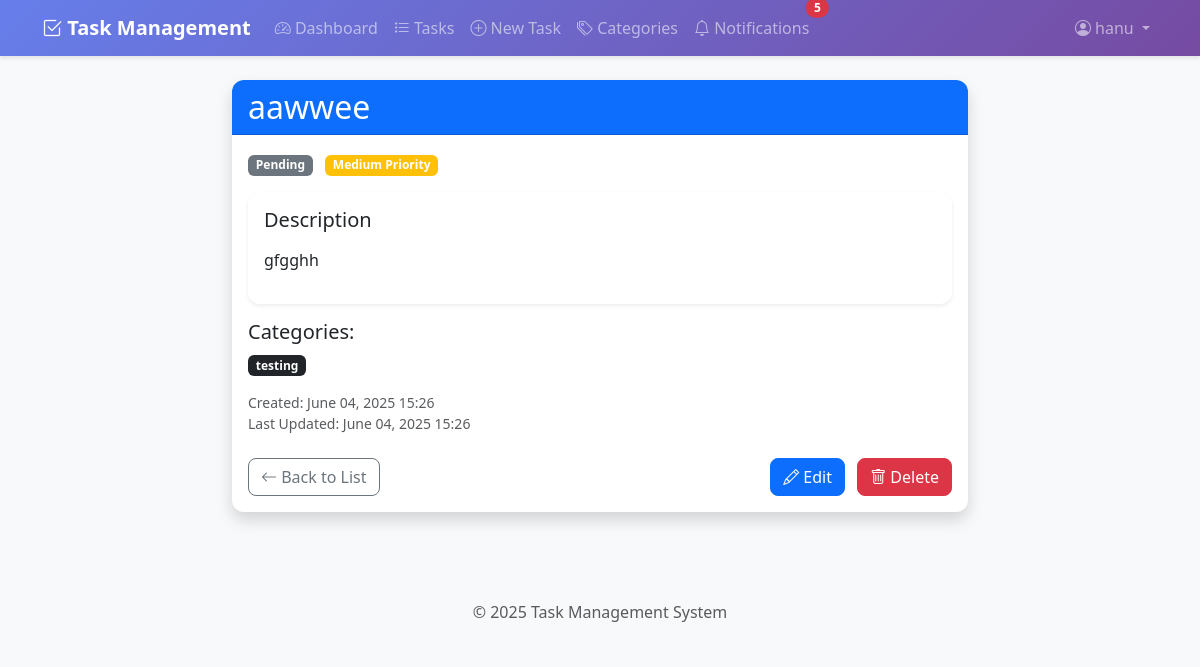
Page /tasks/13/ (signed in) on the committed database.
### tasks/models.py (models this page shows, shortened)
class Task(models.Model):
    PRIORITY_CHOICES = (
        ("low", "Low"),
        ("medium", "Medium"),
        ("high", "High"),
    )
    STATUS_CHOICES = (
        ("pending", "Pending"),
        ("in_progress", "In Progress"),
        ("completed", "Completed"),
    )
    title = models.CharField(max_length=200)
    description = models.TextField(blank=True, null=True)
    priority = models.CharField(
        max_length=10, choices=PRIORITY_CHOICES, default="medium"
    )
    due_date = models.DateTimeField(blank=True, null=True)
    status = models.CharField(max_length=20, choices=STATUS_CHOICES, default="pending")
    categories = models.ManyToManyField(Category, related_name="tasks", blank=True)
    user = models.ForeignKey(User, on_delete=models.CASCADE, related_name="tasks")
    created_at = models.DateTimeField(auto_now_add=True)
    updated_at = models.DateTimeField(auto_now=True)

class Category(models.Model):
    name = models.CharField(max_length=100)
    user = models.ForeignKey(User, on_delete=models.CASCADE, related_name="categories")
    class Meta:
        verbose_name_plural = "Categories"
        unique_together = ["name", "user"]

### tasks/views.py (the view)
# urls.py: path("<int:pk>/", views.task_detail, name="task_detail"),
@login_required
def task_detail(request, pk):
    task = get_object_or_404(Task, pk=pk, user=request.user)
    return render(request, "tasks/task_detail.html", {"task": task})

### templates/tasks/task_detail.html (shortened to what this page needs)
{% extends 'base.html' %}
{% block content %}
<div class="container mt-4">
    <div class="row">
        <div class="col-md-8 offset-md-2">
            <div class="card shadow">
                <div class="card-header bg-primary text-white">
                    <h2 class="mb-0">{{ task.title }}</h2>
                </div>
                <div class="card-body">
                    <div class="mb-4">
                        <div class="d-flex justify-content-between align-items-center mb-3">
                            <div>
                                <span class="badge bg-{% if task.status == 'pending' %}secondary{% elif task.status == 'in_progress' %}warning{% else %}success{% endif %} me-2">
                                    {{ task.get_status_display }}
                                </span>
                                <span class="badge bg-{% if task.priority == 'high' %}danger{% elif task.priority == 'medium' %}warning{% else %}primary{% endif %}">
                                    {{ task.get_priority_display }} Priority
                                </span>
                            </div>
                        </div>
                        {% if task.description %}
                        <div class="card mb-3">
                            <div class="card-body">
                                <h5 class="card-title">Description</h5>
                                <p class="card-text">{{ task.description|linebreaks }}</p>
                            </div>
                        </div>
                        {% endif %}
                        {% if task.categories.all %}
                        <div class="mb-3">
                            <h5>Categories:</h5>
                            <div>
                                {% for category in task.categories.all %}
                                <span class="badge bg-dark me-1">{{ category.name }}</span>
                                {% endfor %}
                            </div>
                        </div>
                        {% endif %}
                        <div class="text-muted small">
                            <div>Created: {{ task.created_at|date:"F d, Y H:i" }}</div>
                            <div>Last Updated: {{ task.updated_at|date:"F d, Y H:i" }}</div>
                        </div>
                    </div>
                    <div class="d-flex justify-content-between">
                        <div>
                            <a href="{% url 'tasks:task_list' %}" class="btn btn-outline-secondary">
                                <i class="bi bi-arrow-left"></i> Back to List
                            </a>
                        </div>
                        <div>
                            <a href="{% url 'tasks:task_update' task.id %}" class="btn btn-primary me-2">
                                <i class="bi bi-pencil"></i> Edit
                            </a>
                            <a href="{% url 'tasks:task_delete' task.id %}" class="btn btn-danger">
                                <i class="bi bi-trash"></i> Delete
                            </a>
                        </div>
                    </div>
                </div>
            </div>
        </div>
    </div>
</div>
{% endblock %}

### templates/base.html (shortened to what this page needs)
<!DOCTYPE html>
<html lang="en">
<head>
    <link href="https://cdn.jsdelivr.net/npm/bootstrap@5.3.0-alpha1/dist/css/bootstrap.min.css" rel="stylesheet">
    <link rel="stylesheet" href="https://cdn.jsdelivr.net/npm/bootstrap-icons@1.10.0/font/bootstrap-icons.css">
</head>
<body>
    <nav class="navbar navbar-expand-lg navbar-dark mb-4">
        <div class="container">
            <a class="navbar-brand fw-bold" href="{% url 'task_list' %}">
                <i class="bi bi-check2-square"></i> Task Management
            </a>
            <div class="collapse navbar-collapse" id="navbarNav">
                <ul class="navbar-nav me-auto">
                    {% if user.is_authenticated %}
                    <li class="nav-item"><a class="nav-link" href="{% url 'tasks:dashboard' %}"><i class="bi bi-speedometer2"></i> Dashboard</a></li>
                    <li class="nav-item"><a class="nav-link" href="{% url 'tasks:task_list' %}"><i class="bi bi-list-task"></i> Tasks</a></li>
                    <li class="nav-item"><a class="nav-link" href="{% url 'tasks:task_create' %}"><i class="bi bi-plus-circle"></i> New Task</a></li>
                    <li class="nav-item"><a class="nav-link" href="{% url 'tasks:category_list' %}"><i class="bi bi-tags"></i> Categories</a></li>
                    <li class="nav-item">
                        <a class="nav-link position-relative" href="{% url 'tasks:notifications' %}">
                            <i class="bi bi-bell"></i> Notifications
                            <span class="position-absolute top-0 start-100 translate-middle badge rounded-pill bg-danger notification-badge"
                                  id="notificationBadge" style="display: none;">
                                <span id="notificationCount">0</span>
                            </span>
                        </a>
                    </li>
                    {% endif %}
                </ul>
                <ul class="navbar-nav">
                    {% if user.is_authenticated %}
                    <li class="nav-item dropdown">
                        <a class="nav-link dropdown-toggle" href="#" data-bs-toggle="dropdown">
                            <i class="bi bi-person-circle"></i> {{ user.first_name|default:user.username }}
                        </a>
                    </li>
                    {% else %}
                    <li class="nav-item"><a class="nav-link" href="{% url 'account_login' %}"><i class="bi bi-box-arrow-in-right"></i> Login</a></li>
                    <li class="nav-item"><a class="nav-link" href="{% url 'account_signup' %}"><i class="bi bi-person-plus"></i> Register</a></li>
                    {% endif %}
                </ul>
            </div>
        </div>
    </nav>
    <main>
        {% block content %}{% endblock %}
    </main>
    <footer class="bg-light py-3 mt-5">
        <div class="container text-center">
            <p class="text-muted mb-0">&copy; {% now "Y" %} Task Management System</p>
        </div>
    </footer>
</body>
</html>

### templates/base.html (style rules this page uses)
:root { --primary-gradient: linear-gradient(135deg, #667eea 0%, #764ba2 100%); --success-gradient: linear-gradient(135deg, #28a745 0%, #20c997 100%); }
body { background-color: #f8f9fa; font-family: 'Segoe UI', Tahoma, Geneva, Verdana, sans-serif; }
.navbar { background: var(--primary-gradient) !important; box-shadow: 0 2px 4px rgba(0,0,0,.1); }
.card { border: none; border-radius: 0.75rem; box-shadow: 0 0.125rem 0.25rem rgba(0,0,0,0.075); margin-bottom: 1.5rem; transition: all 0.3s ease; }
.card-header { border-radius: 0.75rem 0.75rem 0 0 !important; }
.btn { border-radius: 0.5rem; transition: all 0.3s ease; }
.notification-badge { animation: pulse 2s infinite; }

### rows in the picture
Task: title "aawwee", status "Pending", priority "Medium", description "gfgghh", created_at "June 04, 2025 15:26", updated_at "June 04, 2025 15:26"
Category: name "testing"

### other values in the picture
{{ user.first_name|default:user.username }} "hanu"
